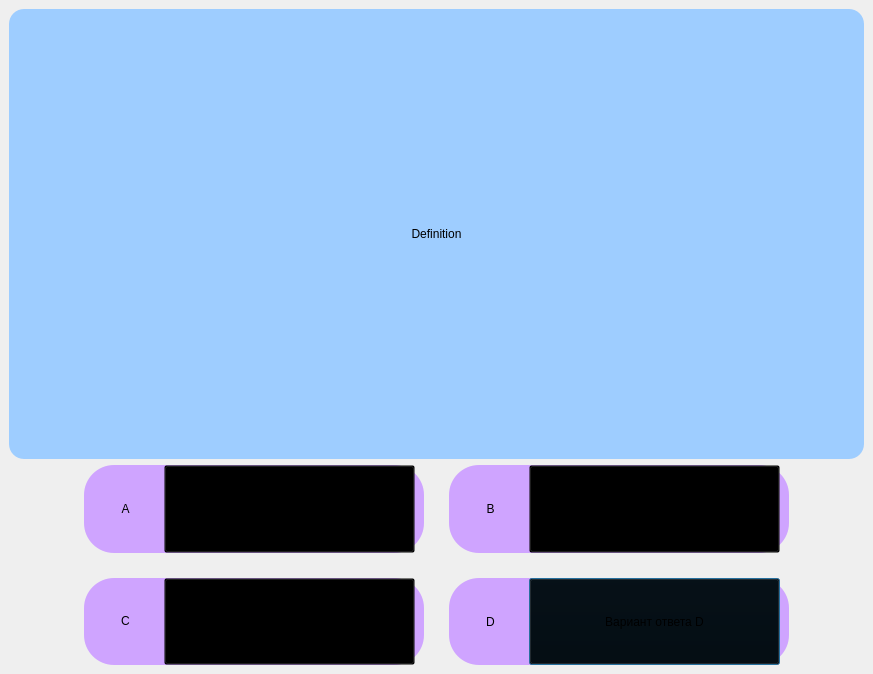
<?xml version="1.0" encoding="UTF-8"?>
<ui version="4.0">
 <class>Dialog</class>
 <widget class="QDialog" name="Dialog">
  <property name="geometry">
   <rect>
    <x>0</x>
    <y>0</y>
    <width>873</width>
    <height>674</height>
   </rect>
  </property>
  <property name="windowTitle">
   <string>Dialog</string>
  </property>
  <layout class="QGridLayout" name="gridLayout">
   <property name="leftMargin">
    <number>0</number>
   </property>
   <property name="topMargin">
    <number>0</number>
   </property>
   <property name="rightMargin">
    <number>0</number>
   </property>
   <property name="bottomMargin">
    <number>0</number>
   </property>
   <item row="0" column="0">
    <widget class="QWidget" name="widget" native="true">
     <property name="sizePolicy">
      <sizepolicy hsizetype="Minimum" vsizetype="Minimum">
       <horstretch>0</horstretch>
       <verstretch>0</verstretch>
      </sizepolicy>
     </property>
     <property name="styleSheet">
      <string notr="true">background-color: rgb(0, 0, 0,0);</string>
     </property>
     <layout class="QGridLayout" name="gridLayout_2">
      <item row="0" column="0">
       <widget class="QLabel" name="Definition_3">
        <property name="sizePolicy">
         <sizepolicy hsizetype="Minimum" vsizetype="Minimum">
          <horstretch>0</horstretch>
          <verstretch>0</verstretch>
         </sizepolicy>
        </property>
        <property name="minimumSize">
         <size>
          <width>0</width>
          <height>300</height>
         </size>
        </property>
        <property name="maximumSize">
         <size>
          <width>1100</width>
          <height>650</height>
         </size>
        </property>
        <property name="layoutDirection">
         <enum>Qt::LeftToRight</enum>
        </property>
        <property name="styleSheet">
         <string notr="true">background-color: rgb(158, 205, 255);
font: 22pt &quot;Comic Sans MS&quot;;
border-radius: 15px;
</string>
        </property>
        <property name="text">
         <string>Definition</string>
        </property>
        <property name="alignment">
         <set>Qt::AlignCenter</set>
        </property>
       </widget>
      </item>
      <item row="1" column="0">
       <widget class="QFrame" name="frame_5">
        <property name="sizePolicy">
         <sizepolicy hsizetype="Minimum" vsizetype="Minimum">
          <horstretch>0</horstretch>
          <verstretch>0</verstretch>
         </sizepolicy>
        </property>
        <property name="minimumSize">
         <size>
          <width>840</width>
          <height>200</height>
         </size>
        </property>
        <property name="maximumSize">
         <size>
          <width>1300</width>
          <height>199</height>
         </size>
        </property>
        <property name="styleSheet">
         <string notr="true">background-color: rgb(0, 0, 0,0);</string>
        </property>
        <layout class="QVBoxLayout" name="verticalLayout_21">
         <property name="leftMargin">
          <number>0</number>
         </property>
         <property name="topMargin">
          <number>0</number>
         </property>
         <property name="rightMargin">
          <number>0</number>
         </property>
         <property name="bottomMargin">
          <number>0</number>
         </property>
         <item>
          <layout class="QGridLayout" name="gridLayout_25">
           <property name="leftMargin">
            <number>0</number>
           </property>
           <property name="topMargin">
            <number>0</number>
           </property>
           <property name="spacing">
            <number>25</number>
           </property>
           <item row="1" column="2">
            <widget class="QWidget" name="ans_4" native="true">
             <property name="sizePolicy">
              <sizepolicy hsizetype="Minimum" vsizetype="Minimum">
               <horstretch>0</horstretch>
               <verstretch>0</verstretch>
              </sizepolicy>
             </property>
             <property name="maximumSize">
              <size>
               <width>400</width>
               <height>100</height>
              </size>
             </property>
             <property name="styleSheet">
              <string notr="true">#ans_4{
    background-color: rgb(207, 164, 255);
    border-radius: 30px;
    padding-left: 25px;
}

#ans_4:hover {
    background-color: rgb(211, 209, 251);
  padding-left: 25px;
}

#ans_4:pressed {
    background-color:rgb(211, 209, 251);
  padding-left: 25px;
}</string>
             </property>
             <layout class="QHBoxLayout" name="horizontalLayout_25">
              <property name="topMargin">
               <number>0</number>
              </property>
              <property name="bottomMargin">
               <number>0</number>
              </property>
              <item>
               <widget class="QLabel" name="label_25">
                <property name="sizePolicy">
                 <sizepolicy hsizetype="Minimum" vsizetype="Minimum">
                  <horstretch>0</horstretch>
                  <verstretch>0</verstretch>
                 </sizepolicy>
                </property>
                <property name="maximumSize">
                 <size>
                  <width>65</width>
                  <height>59</height>
                 </size>
                </property>
                <property name="styleSheet">
                 <string notr="true">font: 22pt &quot;Comic Sans MS&quot;;</string>
                </property>
                <property name="text">
                 <string>D</string>
                </property>
                <property name="alignment">
                 <set>Qt::AlignCenter</set>
                </property>
                <property name="margin">
                 <number>11</number>
                </property>
               </widget>
              </item>
              <item>
               <widget class="QPushButton" name="var_4">
                <property name="sizePolicy">
                 <sizepolicy hsizetype="Minimum" vsizetype="Minimum">
                  <horstretch>0</horstretch>
                  <verstretch>0</verstretch>
                 </sizepolicy>
                </property>
                <property name="styleSheet">
                 <string notr="true">font: 12pt &quot;Comic Sans MS&quot;;</string>
                </property>
                <property name="text">
                 <string>Вариант ответа D</string>
                </property>
               </widget>
              </item>
             </layout>
            </widget>
           </item>
           <item row="0" column="2">
            <widget class="QWidget" name="ans_2" native="true">
             <property name="sizePolicy">
              <sizepolicy hsizetype="Minimum" vsizetype="Minimum">
               <horstretch>0</horstretch>
               <verstretch>0</verstretch>
              </sizepolicy>
             </property>
             <property name="maximumSize">
              <size>
               <width>400</width>
               <height>100</height>
              </size>
             </property>
             <property name="styleSheet">
              <string notr="true">#ans_2{
    background-color: rgb(207, 164, 255);
    border-radius: 30px;
 
}

#ans_2:hover {
    background-color: rgb(211, 209, 251);
}
#ans_2:pressed {
    background-color:rgb(211, 209, 251);
}

var_2{font: 12pt &quot;Comic Sans MS&quot;;}</string>
             </property>
             <layout class="QHBoxLayout" name="horizontalLayout_23">
              <property name="topMargin">
               <number>0</number>
              </property>
              <property name="bottomMargin">
               <number>0</number>
              </property>
              <item>
               <widget class="QLabel" name="label_21">
                <property name="sizePolicy">
                 <sizepolicy hsizetype="Minimum" vsizetype="Minimum">
                  <horstretch>0</horstretch>
                  <verstretch>0</verstretch>
                 </sizepolicy>
                </property>
                <property name="maximumSize">
                 <size>
                  <width>65</width>
                  <height>56</height>
                 </size>
                </property>
                <property name="styleSheet">
                 <string notr="true">font: 22pt &quot;Comic Sans MS&quot;;</string>
                </property>
                <property name="text">
                 <string>B</string>
                </property>
                <property name="alignment">
                 <set>Qt::AlignCenter</set>
                </property>
                <property name="margin">
                 <number>11</number>
                </property>
               </widget>
              </item>
              <item>
               <widget class="QPushButton" name="var_2">
                <property name="sizePolicy">
                 <sizepolicy hsizetype="Minimum" vsizetype="Minimum">
                  <horstretch>0</horstretch>
                  <verstretch>0</verstretch>
                 </sizepolicy>
                </property>
                <property name="styleSheet">
                 <string notr="true">font: 12pt &quot;Comic Sans MS&quot;;</string>
                </property>
                <property name="text">
                 <string extracomment="0">Вариант ответа B</string>
                </property>
                <property name="iconSize">
                 <size>
                  <width>0</width>
                  <height>0</height>
                 </size>
                </property>
               </widget>
              </item>
             </layout>
            </widget>
           </item>
           <item row="0" column="0">
            <widget class="QWidget" name="widget_2" native="true">
             <property name="maximumSize">
              <size>
               <width>50</width>
               <height>16777215</height>
              </size>
             </property>
            </widget>
           </item>
           <item row="0" column="3">
            <widget class="QWidget" name="widget_3" native="true">
             <property name="sizePolicy">
              <sizepolicy hsizetype="Minimum" vsizetype="Minimum">
               <horstretch>0</horstretch>
               <verstretch>0</verstretch>
              </sizepolicy>
             </property>
             <property name="maximumSize">
              <size>
               <width>50</width>
               <height>16777215</height>
              </size>
             </property>
            </widget>
           </item>
           <item row="1" column="1">
            <widget class="QWidget" name="ans_3" native="true">
             <property name="sizePolicy">
              <sizepolicy hsizetype="Minimum" vsizetype="Minimum">
               <horstretch>0</horstretch>
               <verstretch>0</verstretch>
              </sizepolicy>
             </property>
             <property name="minimumSize">
              <size>
               <width>0</width>
               <height>75</height>
              </size>
             </property>
             <property name="maximumSize">
              <size>
               <width>400</width>
               <height>100</height>
              </size>
             </property>
             <property name="styleSheet">
              <string notr="true">#ans_3{
    background-color: rgb(207, 164, 255);
    border-radius: 30px;
    padding-left: 25px;
}

#ans_3:hover {
    background-color: rgb(211, 209, 251);
  padding-left: 25px;
}
#ans_3:pressed {
    background-color:rgb(211, 209, 251);
  padding-left: 25px;
}

var_3{font: 12pt &quot;Comic Sans MS&quot;;}</string>
             </property>
             <layout class="QHBoxLayout" name="horizontalLayout_24">
              <property name="topMargin">
               <number>0</number>
              </property>
              <property name="bottomMargin">
               <number>0</number>
              </property>
              <item>
               <widget class="QLabel" name="label_23">
                <property name="sizePolicy">
                 <sizepolicy hsizetype="Minimum" vsizetype="Minimum">
                  <horstretch>0</horstretch>
                  <verstretch>0</verstretch>
                 </sizepolicy>
                </property>
                <property name="maximumSize">
                 <size>
                  <width>65</width>
                  <height>54</height>
                 </size>
                </property>
                <property name="styleSheet">
                 <string notr="true">font: 22pt &quot;Comic Sans MS&quot;;</string>
                </property>
                <property name="text">
                 <string>C</string>
                </property>
                <property name="alignment">
                 <set>Qt::AlignCenter</set>
                </property>
                <property name="margin">
                 <number>11</number>
                </property>
               </widget>
              </item>
              <item>
               <widget class="QPushButton" name="var_3">
                <property name="sizePolicy">
                 <sizepolicy hsizetype="Minimum" vsizetype="Minimum">
                  <horstretch>0</horstretch>
                  <verstretch>0</verstretch>
                 </sizepolicy>
                </property>
                <property name="styleSheet">
                 <string notr="true">font: 12pt &quot;Comic Sans MS&quot;;</string>
                </property>
                <property name="text">
                 <string>Вариант ответа C </string>
                </property>
               </widget>
              </item>
             </layout>
            </widget>
           </item>
           <item row="0" column="1">
            <widget class="QWidget" name="ans_1" native="true">
             <property name="sizePolicy">
              <sizepolicy hsizetype="Minimum" vsizetype="Minimum">
               <horstretch>0</horstretch>
               <verstretch>0</verstretch>
              </sizepolicy>
             </property>
             <property name="minimumSize">
              <size>
               <width>0</width>
               <height>75</height>
              </size>
             </property>
             <property name="maximumSize">
              <size>
               <width>400</width>
               <height>100</height>
              </size>
             </property>
             <property name="styleSheet">
              <string notr="true">#ans_1{
    background-color: rgb(207, 164, 255);
    border-radius: 30px;
    padding-left: 25px;
}

#ans_1:hover {
    background-color: rgb(211, 209, 251);
  padding-left: 25px;
}
#ans_1:pressed {
    background-color:rgb(211, 209, 251);
  padding-left: 25px;
}

var_1{font: 12pt &quot;Comic Sans MS&quot;;}</string>
             </property>
             <layout class="QHBoxLayout" name="horizontalLayout_19">
              <property name="topMargin">
               <number>0</number>
              </property>
              <property name="bottomMargin">
               <number>0</number>
              </property>
              <item>
               <widget class="QLabel" name="label">
                <property name="sizePolicy">
                 <sizepolicy hsizetype="Minimum" vsizetype="Minimum">
                  <horstretch>0</horstretch>
                  <verstretch>0</verstretch>
                 </sizepolicy>
                </property>
                <property name="maximumSize">
                 <size>
                  <width>65</width>
                  <height>50</height>
                 </size>
                </property>
                <property name="styleSheet">
                 <string notr="true">font: 22pt &quot;Comic Sans MS&quot;;</string>
                </property>
                <property name="text">
                 <string>A</string>
                </property>
                <property name="alignment">
                 <set>Qt::AlignCenter</set>
                </property>
                <property name="margin">
                 <number>11</number>
                </property>
               </widget>
              </item>
              <item>
               <widget class="QPushButton" name="var_1">
                <property name="sizePolicy">
                 <sizepolicy hsizetype="Minimum" vsizetype="Minimum">
                  <horstretch>0</horstretch>
                  <verstretch>0</verstretch>
                 </sizepolicy>
                </property>
                <property name="styleSheet">
                 <string notr="true">font: 12pt &quot;Comic Sans MS&quot;;</string>
                </property>
                <property name="text">
                 <string>Вариант ответа А</string>
                </property>
               </widget>
              </item>
             </layout>
            </widget>
           </item>
          </layout>
         </item>
        </layout>
       </widget>
      </item>
     </layout>
    </widget>
   </item>
  </layout>
 </widget>
 <resources>
  <include location="../images/icons.qrc"/>
 </resources>
 <connections/>
</ui>
